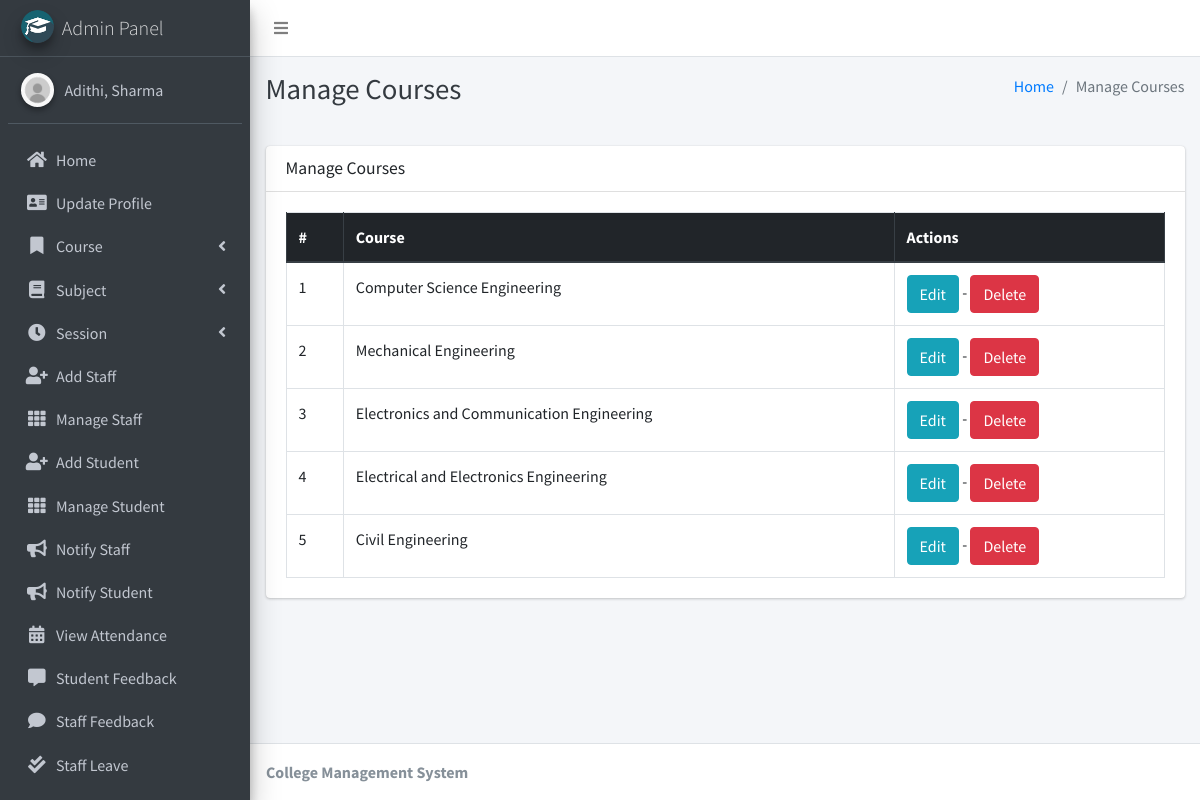
/course/manage/ (signed in), run on the app's committed database.
### main_app/models.py (models this page shows, shortened)
class CustomUser(AbstractUser):
    USER_TYPE = ((1, "HOD"), (2, "Staff"), (3, "Student"))
    GENDER = [("M", "Male"), ("F", "Female")]
    username = None  # Removed username, using email instead
    email = models.EmailField(unique=True)
    user_type = models.CharField(default=1, choices=USER_TYPE, max_length=1)
    gender = models.CharField(max_length=1, choices=GENDER)
    profile_pic = models.ImageField()
    address = models.TextField()
    fcm_token = models.TextField(default="")  # For firebase notifications
    created_at = models.DateTimeField(auto_now_add=True)
    updated_at = models.DateTimeField(auto_now=True)
    USERNAME_FIELD = "email"
    REQUIRED_FIELDS = []
    objects = CustomUserManager()
    def __str__(self):
        return self.last_name + ", " + self.first_name

class Course(models.Model):
    name = models.CharField(max_length=120)
    created_at = models.DateTimeField(auto_now_add=True)
    updated_at = models.DateTimeField(auto_now=True)

### main_app/hod_views.py (the view)
# urls.py: path("course/manage/", hod_views.manage_course, name='manage_course'),
def manage_course(request):
    courses = Course.objects.all()
    context = {
        'courses': courses,
        'page_title': 'Manage Courses'
    }
    return render(request, "hod_template/manage_course.html", context)

### main_app/templates/hod_template/manage_course.html
{% extends 'main_app/base.html' %}
{% load static %}
{% block page_title %}{{page_title}}{% endblock page_title %}
{% block content %}
<section class="content">
    <div class="container-fluid">
        <div class="row">
            <div class="col-md-12">
                <div class="card">
                    <div class="card-header">
                        <h3 class="card-title">{{page_title}}</h3>
                    </div>
                    <div class="card-body">
                        <table id="example2" class="table table-bordered table-hover">
                            <thead class="thead-dark">
                                <tr>
                                    <th>#</th>
                                    <th>Course</th>
                                    <th>Actions</th>
                                </tr>
                            </thead>
                            <tbody>
                                {% for course in courses %}
                                <tr>
                                    <td>{{ forloop.counter }}</td>
                                    <td>{{course.name}}</td>
                                    <td>
                                        <a href="{% url 'edit_course' course.id %}" class="btn btn-info">Edit</a> -
                                        <a href="{% url 'delete_course' course.id %}" onclick="return confirm('Are you sure you want to delete this course ?')" class="btn btn-danger">Delete</a>
                                    </td>
                                </tr>
                                {% endfor %}
                            </tbody>
                        </table>
                    </div>
                </div>
            </div>
        </div>
    </div>
</section>
{% endblock content %}

### main_app/templates/main_app/sidebar_template.html (shortened to what this page needs)
{% load static %}
<aside class="main-sidebar sidebar-dark-info elevation-4">
    {% if request.user.user_type == '1' %}
    <a href="{% url 'admin_home' %}" class="brand-link">
        <img src="{% static 'dist/img/cmsl.png' %} " alt="AdminLTE Logo"
            class="brand-image img-circle elevation-3" >
        <span class="brand-text font-weight-light">Admin Panel</span>
    </a>
    <div class="sidebar">
        <div class="user-panel mt-3 pb-3 mb-3 d-flex">
            <div class="image">
                <img src="{{ request.user.profile_pic}}" class="img-circle elevation-2" alt="User Image">
            </div>
            <div class="info">
                <a href="#" class="d-block">{{user}}</a>
            </div>
        </div>
        <nav class="mt-2">
            <ul class="nav nav-pills nav-sidebar flex-column" data-widget="treeview" role="menu" data-accordion="false">
                <li class="nav-item">
                    {% url 'admin_home' as admin_home %}
                    <a href="{{admin_home}}" class="nav-link {% if admin_home == request.path %} active {% endif %}">
                        <i class="nav-icon fas fa-home"></i>
                        <p>
                            Home
                        </p>
                    </a>
                </li>
                <li class="nav-item">
                    {% url 'admin_view_profile' as admin_view_profile %}
                    <a href="{{admin_view_profile}}"
                        class="nav-link {% if admin_view_profile == request.path %} active {% endif %}">
                        <i class="nav-icon fas fa-address-card"></i>
                        <p>
                            Update Profile
                        </p>
                    </a>
                </li>
                <li class="nav-item has-treeview">
                    <a href="#" class="nav-link">
                        <i class="nav-icon fas fa-bookmark"></i>
                        <p>
                            Course
                            <i class="fas fa-angle-left right"></i>
                        </p>
                    </a>
                </li>
                <li class="nav-item has-treeview">
                    <a href="#" class="nav-link">
                        <i class="nav-icon fas fa-book"></i>
                        <p>
                            Subject
                            <i class="fas fa-angle-left right"></i>
                        </p>
                    </a>
                </li>
                <li class="nav-item has-treeview">
                    <a href="#" class="nav-link">
                        <i class="nav-icon fas fa-clock"></i>
                        <p>
                            Session
                            <i class="fas fa-angle-left right"></i>
                        </p>
                    </a>
                </li>
                <li class="nav-item">
                    {% url 'add_staff' as add_staff %}
                    <a href="{{add_staff}}" class="nav-link {% if add_staff == request.path %} active {% endif %}">
                        <i class="nav-icon fas fa-user-plus"></i>
                        <p>
                            Add Staff
                        </p>
                    </a>
                </li>
                <li class="nav-item">
                    {% url 'manage_staff' as manage_staff %}
                    {% url 'edit_staff' staff_id as edit_staff %}
                    <a href="{{manage_staff}}"
                        class="nav-link {% if manage_staff == request.path or request.path == edit_staff %} active {% endif %}">
                        <i class="nav-icon fas fa-th"></i>
                        <p>
                            Manage Staff
                        </p>
                    </a>
                </li>
                <li class="nav-item">
                    {% url 'add_student' as add_student%}
                    <a href="{{add_student}}" class="nav-link  {% if add_student == request.path %} active {% endif %}">
                        <i class="nav-icon fas fa-user-plus"></i>
                        <p>
                            Add Student
                        </p>
                    </a>
                </li>
                <li class="nav-item">
                    {% url 'manage_student' as manage_student %}
                    {% url 'edit_student' student_id as edit_student %}
                    <a href="{{manage_student}}"
                        class="nav-link  {% if edit_student == request.path or manage_student == request.path %} active {% endif %}">
                        <i class="nav-icon fas fa-th"></i>
                        <p>
                            Manage Student
                        </p>
                    </a>
                </li>
                <li class="nav-item">
                    {% url 'admin_notify_staff' as admin_notify_staff %}
                    <a href="{{admin_notify_staff}}"
                        class="nav-link {% if admin_notify_staff == request.path %} active {% endif %}">
                        <i class="nav-icon fas fa-bullhorn"></i>
                        <p>
                            Notify Staff
                        </p>
                    </a>
                </li>
                <li class="nav-item">
                    {% url 'admin_notify_student' as admin_notify_student %}
                    <a href="{{admin_notify_student}}"
                        class="nav-link {% if admin_notify_student == request.path %} active {% endif %}">
                        <i class="nav-icon fas fa-bullhorn"></i>
                        <p>
                            Notify Student
                        </p>
                    </a>
                </li>
                <li class="nav-item">
                    {% url 'admin_view_attendance' as admin_view_attendance %}
                <li class="nav-item">
                    <a href="{{admin_view_attendance}}"
                        class="nav-link  {% if admin_view_attendance == request.path %} active {% endif %}">
                        <i class="nav-icon fas fa-calendar-alt"></i>
                        <p>
                            View Attendance
                        </p>
                    </a>
                </li>
                <li class="nav-item">
                    {% url 'student_feedback_message' as student_feedback_message %}
                    <a href="{{ student_feedback_message }}"
                        class="nav-link  {% if student_feedback_message == request.path %} active {% endif %}">
                        <i class="nav-icon fas fa-comment-alt"></i>
                        <p>
                            Student Feedback
                        </p>
                    </a>
                </li>
                <li class="nav-item">
                    {% url 'staff_feedback_message' as staff_feedback_message %}
                    <a href="{{staff_feedback_message}}"
                        class="nav-link   {% if staff_feedback_message == request.path %} active {% endif %}">
                        <i class="nav-icon fas fa-comment"></i>
                        <p>
                            Staff Feedback
                        </p>
                    </a>
                </li>
                <li class="nav-item">
                    {% url 'view_staff_leave' as view_staff_leave %}
                    <a href="{{view_staff_leave}}"
                        class="nav-link  {% if view_staff_leave == request.path %} active {% endif %}">
                        <i class="nav-icon fas fa-check-double"></i>
                        <p>
                            Staff Leave
                        </p>
                    </a>
                </li>
                <li class="nav-item">
                    {% url 'view_student_leave' as view_student_leave %}
                    <a href="{% url 'view_student_leave' %}"
                        class="nav-link  {% if view_student_leave == request.path %} active {% endif %}">
                    </a>
                </li>
                                        {% endif %}
                                    </ul>
                                </nav>
                            </div>
</aside>

### data on the page
CustomUser: user.profile_pic (picture), last_name+first_name "Adithi, Sharma"
Course: name "Computer Science Engineering"
Course: name "Mechanical Engineering"
Course: name "Electronics and Communication Engineering"
Course: name "Electrical and Electronics Engineering"
Course: name "Civil Engineering"

### other printed values
{{ page_title }} "Manage Courses"
